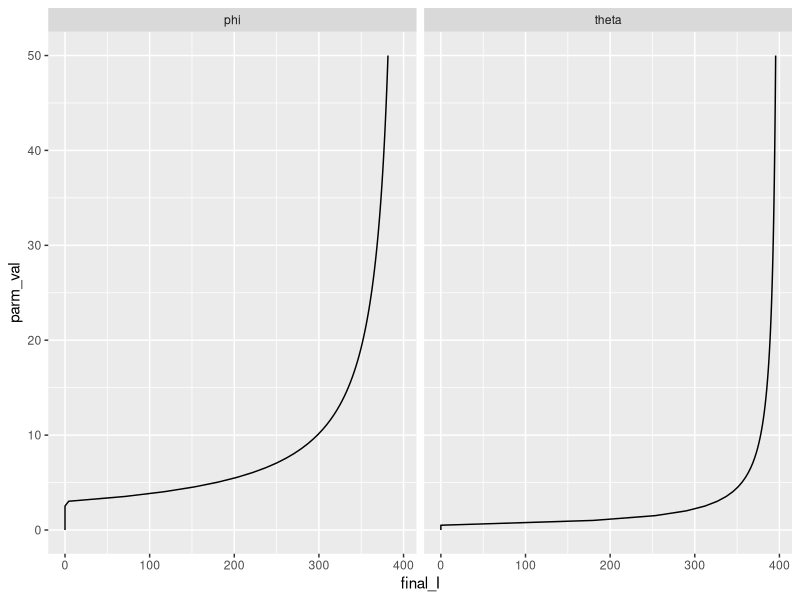
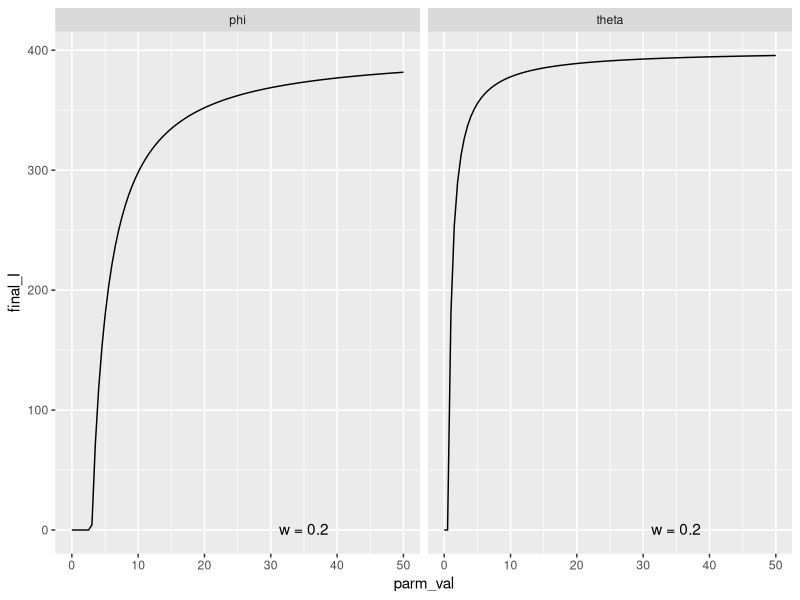
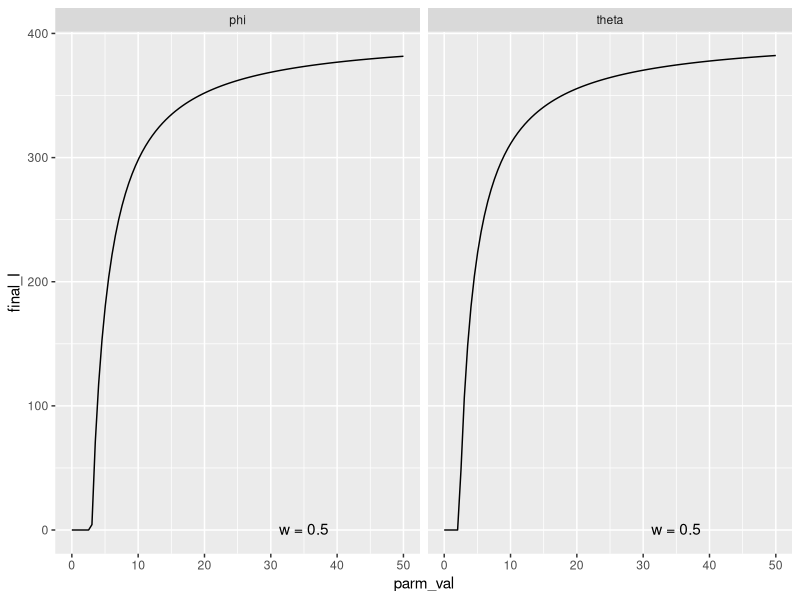
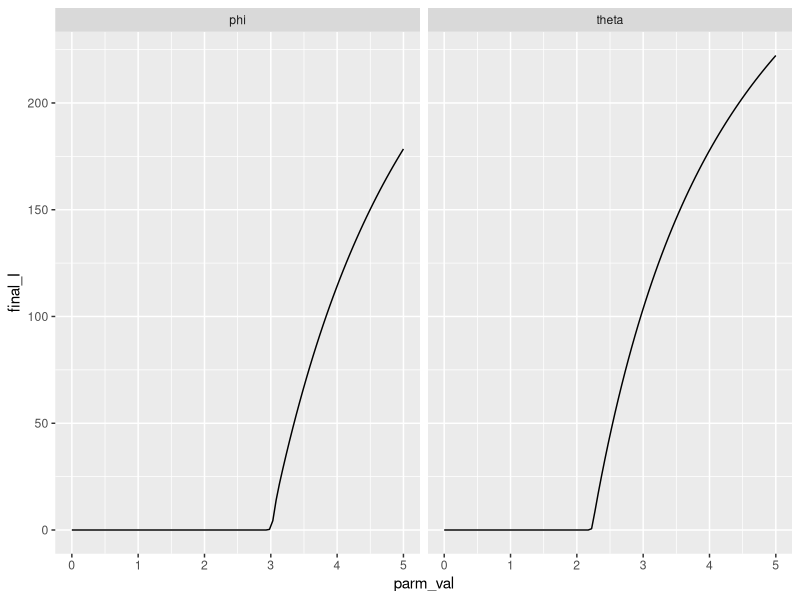
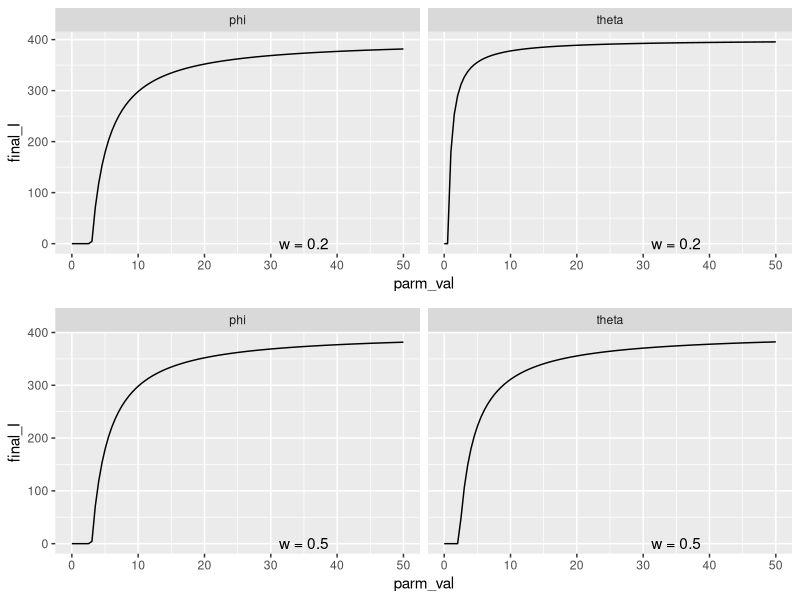
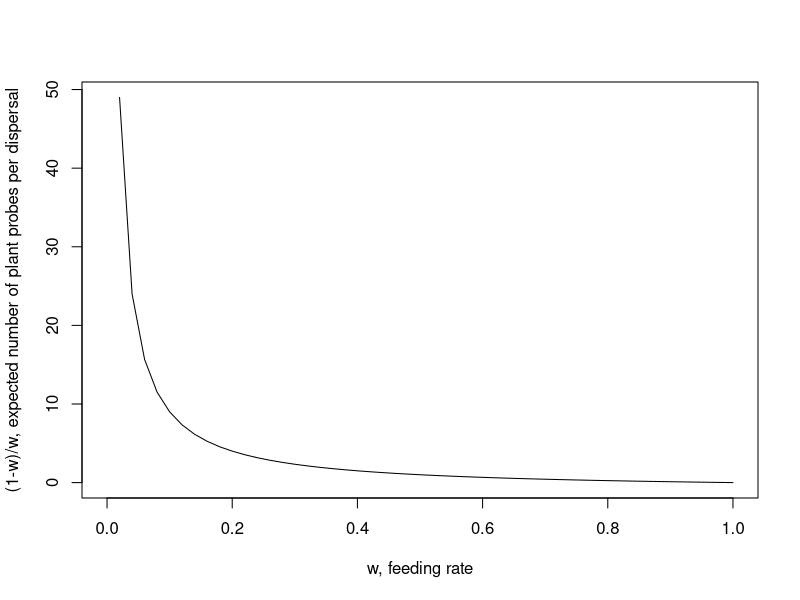

Source code (R) for these figures, in order:
#############################################################################
##### COMPARISON OF SIMPLIFIED MADDEN (2000) AND DONNELLY (2019) MODELS #####
#############################################################################

### MADDEN MODEL:
### Simplified version of model by Madden et al. 2000 to make it more comparable to model by Donnelly et al. 2019.
### No vector dynamics (immigration, emigration birth, death), plants are represented by an SI rather than an SEIR model, vectors 
### represented by an SI rather than SEI model. Vectors cannot be born infective (as this model represents 
### NPT viruses).

### DONNELLY MODEL:
### Simplification of deterministic model by Donnelly et al. 2019 to make it more comparable to Madden et al. 2000.
### No vector dynamics - constant vector population size, no vector preference (v and e always set to 1), no vector
### emigration (p always set to 0). Also model records number of infected plants, not proportion.

rm(list=ls())

# packages
library(deSolve)
library(ggplot2)
library(reshape2)
library(dplyr)
library(gridExtra)
library(grid)
library(gridtext)

#### DEFINE MADDEN ODE
madden_simple_ode <- function(times, y, par) {
  
  # PLANT EQUATIONS
  become_infected <- par[["phi"]] * par[["b"]] * y[["Z"]] * (par[["H"]] - y[["I"]]) / par[["H"]]
  
  natural_death_I <- par[["c"]] * y[["I"]]
  virus_induced_death <- par[["d"]] * y[["I"]]
  
  # state equation
  dI <- become_infected - natural_death_I - virus_induced_death

  # VECTOR EQUATIONS
  acquisition <- par[["phi"]] * par[["a"]] * y[["I"]] * y[["X"]] / par[["H"]]
  stop_being_infective <- par[["tau"]] * y[["Z"]]
  
  # state equations
  dX <- - acquisition + stop_being_infective
  dZ <- acquisition - stop_being_infective
  
  return(list(c(dI, dX, dZ)))
}

#### DEFINE DONNELLY ODE
donnelly_simple_ode <- function(times, states, parms) {
  
  # STATES
  I <- states[["I"]]
  
  # PARAMETERS
  gamma <- parms[["gamma"]]
  theta <- parms[["theta"]]
  H <- parms[["H"]]
  p <- parms[["p"]]
  v <- parms[["v"]]
  e <- parms[["e"]]
  w <- parms[["w"]]
  Pacq <- parms[["Pacq"]]
  Pinoc <- parms[["Pinoc"]]
  A <- parms[["A"]]
  
  # DEFINE PARAMETERS NEEDED FOR STATE EQUATIONS
  # q = prob of surviving flight between plants (i.e. doesn't emigrate/die)
  #q <- 1 - p  
  
  # i_hat = weighted frequency of infected plants, accounting for attraction towards infected plants
  # i.e. adapted version of i / (1 - i + i) = i / 1, to include v
  #i_hat <- v*i / ((1-i) + v*i) 
  
  # expected number of transmissions per dispersal, 
  # derived from analysis of markov chain (see Donnelly 2019, Appendix S1)
  #xi <- (q^2*Pacq*Pinoc*i_hat*(1 - e*w)*(1 - i_hat))/(p + q*w*(1 - i_hat*(1 - e)))
  xI <- Pacq*Pinoc*(1 - w)*I*(H - I)/(w*H)
  
  # infected plants - change in incidence of infected plants
  # = rate of aphid dispersal * mean number of transmissions - plant death
  di <- (theta*A/H)*xI - gamma*I
  
  return(list(di))
}

# define timeframe
times <- seq(0, 40, by = 0.4)

# FIXED parameters (from Donnelly model)
p <- 0 # aphid emigration/death rate per journey between plants
v <- 1 # infected plant attractiveness
e <- 1 # infected plant acceptability 

# parameters
parms <- c(
  
  ## DONNELLY PARMS
  gamma = 20/3, # rate of recovery/death of I plants
  theta = 1, # aphid dispersal rate per day
  p = p, # aphid emigration/death rate per journey between plants
  v = v, # infected plant attractiveness
  e = e, # infected plant acceptability 
  w = 0.2, # feeding rate on healthy plant
  Pacq = 1, # chance of virus acquisition by vector from infected plant
  Pinoc = 1, # chance of inoculating healthy plant
  
  ## MADDEN PARMS
  k1 = 1/0.021, # inoculation rate by insect (set to NPT virus, equiv to 0.5hr)
  lamda = 1/0.021, # rate of acquisition of virus by vector (set to NPT virus, equiv to 0.5hr)
  T = 0.5, # # time feeding/probing per plant visit (set to 0.5/phi in Madden model)
  tau = 1/0.25, # rate of moving through infectious state in vector (set to NPT virus, equiv to 6hr)
  
  ## PARMS FOR BOTH
  A = 1200, # total (constant) number of vectors
  H = 400 # number host plants # vector population size
)


### SET MADDEN PARMS THAT ARE DETERMINED BY DONNELLY PARMS
# probability of vector acquisition of virus from an infected plant per visit
a <- parms[["Pacq"]] #1 - exp(-parms[["lamda"]] * parms[["T"]])

# probability of plant inoculation per infective insect visit 
b <- parms[["Pinoc"]] #1 - exp(-parms[["k1"]] * parms[["T"]])

# plants visited per day by an insect
phi <- sqrt(parms[["theta"]] * parms[["tau"]] * (1 - parms[["w"]]) / 
              (parms[["w"]] #* parms[["a"]] * parms[["b"]]
               )) 

# natural plant death rate (equivalent to beta in original Madden model)
c <- parms[["gamma"]] / 2

# plant death due to infection
d <- parms[["gamma"]] / 2

# add to parms
parms <- c(parms, c(a = a, 
                    b = b, 
                    phi = phi,
                    c = c, 
                    d = d))

# STATES
I <- 1 # initial number of infected plants

init_states_don <- c(
  I = I # number of infected plants
)

init_states_mad <- c(
  I = I, # number of infected plants
  X = parms[["A"]], # number healthy insects
  Z = 0 # number infective insects
)

# ### RUN DONNELLY EPIDEMIC
# trajectory_don <- data.frame(ode(y = init_states_don, 
#                              times = times, 
#                              parms = parms, 
#                              func = donnelly_simple_ode))
# 
# # plot trajectory of infected plants and number of aphids
# plant_trajec <- ggplot(data = trajectory_don, aes(x = time, y = I)) +
#   geom_line() +
#   labs(x = "Time (days)", 
#        y = "Number of infected plants, I")
# 
# ### RUN MADDEN EPIDEMIC
# trajectory_mad <- data.frame(ode(y = init_states_mad,
#                       times = times,
#                       func = madden_simple_ode,
#                       parms = parms))
# 
# trajectory_mad_long <- reshape2::melt(trajectory_mad, id.vars = "time")
# names(trajectory_mad_long) <- c("time", "compartment", "number")
# 
# # plot trajectory of infected plants and vector compartments
# plant_trajec <- plant_trajec +
#   geom_line(data = trajectory_mad_long %>% filter(compartment == "I"), 
#             aes(x = time, y = number), color = "red") 
# plant_trajec


# param_vs_final_I <- function(init_states_don, init_states_mad, times, parms, varied_parms_vals) {
#   
#   ### describe function here
#   
#   # initialise output data frame
#   params <- varied_parms_vals %>% slice(rep(1:n(), times = 2))
#   
#   output <- data.frame(params,
#                        final_I = rep(NA, length.out = nrow(params)),
#                        model = rep(c("Donnelly", "Madden"), each = nrow(params)/2))
#   
#   final_I_don <- c()
#   final_I_mad <- c()
#   
#   parm_names_grep <- paste("^", names(varied_parms_vals), sep = "", collapse = "|")
#   
#   for (run in 1:length(varied_parms_vals)) {
#     
#     parms[grepl(parm_names_grep, names(parms))] <- varied_parms_vals[run,]
#     
#     trajectory_don <- data.frame(ode(y = init_states_don, 
#                                  times = times, 
#                                  parms = parms, 
#                                  func = donnelly_simple_ode))
#     final_I_don <- c(final_I_don, round(trajectory_don[nrow(trajectory_don), "I"], 3))
#     
#     trajectory_mad <- data.frame(ode(y = init_states_mad, 
#                                  times = times, 
#                                  parms = parms, 
#                                  func = madden_simple_ode))
#     final_I_mad <- c(final_I_mad, round(trajectory_mad[nrow(trajectory_mad), "I"], 3))
#     
#   }
#   output[,"final_I"] <- c(final_I_don, final_I_mad)
#   
#   return(output)
# }



vary_param_don <- function(init_states_don, times, parms, varied_parm_name, varied_parm_vals) {
  
  # function to run the Donnelly ODE multiple times with one parameter varying, as specified by user.
  # returns data frame of final incidence, I, of all runs, along with values of varied parameter
  
  # initialise output data frame
  output <- data.frame(parm_name = rep(varied_parm_name, length(varied_parm_vals)),
                             parm_val = varied_parm_vals,
                             final_I = rep(NA, length(varied_parm_vals)),
                             model = rep("Donnelly", length(varied_parm_vals))
                             )

  for (run in 1:length(varied_parm_vals)) {
    
    parms[[varied_parm_name]] <- varied_parm_vals[run]
    
    trajectory <- data.frame(ode(y = init_states_don, 
                                 times = times, 
                                 parms = parms, 
                                 func = donnelly_simple_ode))
    output[run, "final_I"] <- round(trajectory[nrow(trajectory), "I"], 3)
    
  }
  
  return(output)
}

vary_param_mad <- function(init_states_mad, times, parms, varied_parm_name, varied_parm_vals) {
  
  # function to run the Madden ODE multiple times with one parameter varying, as specified by user.
  # returns data frame of final incidence, I, of all runs, along with values of varied parameter
  
  # initialise output data frame
  output <- data.frame(parm_name = rep(varied_parm_name, length(varied_parm_vals)),
                       parm_val = varied_parm_vals,
                       final_I = rep(NA, length(varied_parm_vals)),
                       model = rep("Madden", length(varied_parm_vals))
  )
  
  for (run in 1:length(varied_parm_vals)) {
    
    parms[[varied_parm_name]] <- varied_parm_vals[run]
    
    trajectory <- data.frame(ode(y = init_states_mad, 
                                 times = times, 
                                 parms = parms, 
                                 func = madden_simple_ode))
    output[run, "final_I"] <- round(trajectory[nrow(trajectory), "I"], 3)
    
  }
  
  return(output)
}

sensitivity_analysis <- function(parms_mad, parms_don, init_states_don, init_states_mad, times, default_parms) {
  
  sen_analysis_df <- data.frame(parm_name = character(),
                                 parm_val = numeric(),
                                 final_I = numeric(),
                                 model = character())
  
  print("Starting Madden sensitivity analysis")
  
  for (i in 1:length(parms_mad)) {
    
    output <- vary_param_mad(init_states_mad, times, default_parms,
                             varied_parm_name = names(parms_mad[i]),
                             varied_parm_vals = parms_mad[[i]]) 
    
    
    sen_analysis_df <- rbind(sen_analysis_df, output)

  }
  
  print("Starting Donnelly sensitivity analysis")
  for (i in 1:length(parms_don)) {
    
    output <- vary_param_don(init_states_don, times, default_parms,
                             varied_parm_name = names(parms_don[i]),
                             varied_parm_vals = parms_don[[i]]) 
    
    
    sen_analysis_df <- rbind(sen_analysis_df, output)
    
  }
  
  return(sen_analysis_df) 
}
  
num_parm_runs <- 100

analysis_parms_don <- list(theta = seq(0, 20, length.out = num_parm_runs),
                           w = seq(0.01, 1, length.out = num_parm_runs),
                           Pacq = seq(0, 1, length.out = num_parm_runs),
                           Pinoc = seq(0, 1, length.out = num_parm_runs),
                           gamma = seq(0, 20, length.out = num_parm_runs))

analysis_parms_mad <- list(phi = seq(0, 20, length.out = num_parm_runs),
                           tau = seq(0, 20, length.out = num_parm_runs),
                           a = seq(0, 1, length.out = num_parm_runs),
                           b = seq(0, 1, length.out = num_parm_runs),
                           c = seq(0, 20, length.out = num_parm_runs),
                           d = seq(0, 20, length.out = num_parm_runs))


sens_analysis_res <- sensitivity_analysis(parms_mad = analysis_parms_mad,
                                          parms_don = analysis_parms_don,
                                          init_states_don, 
                                          init_states_mad, 
                                          times, 
                                          parms)

###  CREATE DONNELLY AND MADDEN MODEL SENSITIVITY ANALYSIS PLOTS
don_res_only <- sens_analysis_res %>%
  filter(model == "Donnelly")
mad_res_only <- sens_analysis_res %>%
  filter(model == "Madden")

don_model_plots <- lapply(unique(don_res_only$parm_name), function(p) ggplot(data = don_res_only[don_res_only$parm_name == p,],
                                                                                 aes(x = parm_val, 
                                                                                     y = final_I)) +
                            geom_line() +
                            labs(x = p))

mad_model_plots <- lapply(unique(mad_res_only$parm_name), function(p) ggplot(data = mad_res_only[mad_res_only$parm_name == p,],
                                                                             aes(x = parm_val, 
                                                                                 y = final_I)) +
                            geom_line() +
                            labs(x = p))
  
# create table to be given alongside graphs giving default parameter values
parms_table <- round(data.frame(parms[names(parms) != "k1" &
                                     names(parms) != "lamda" &
                                     names(parms) != "T"]), 2)
parms_grob <- tableGrob(parms_table, cols = c("Value")) # turn into grob (gtable) for plotting

# ARRANGE PLOTS (AND PARAMETER TABLE) AND SAVE TO PDF
don_plots <- gridExtra::arrangeGrob(don_model_plots[[1]], 
                        don_model_plots[[2]], 
                        don_model_plots[[3]],
                        don_model_plots[[4]],
                        don_model_plots[[5]], 
                        grid.rect(gp=gpar(col="white")), # empty space
                        nrow = 3, ncol = 2)

mad_plots <- gridExtra::arrangeGrob(mad_model_plots[[1]], 
                        mad_model_plots[[2]], 
                        mad_model_plots[[3]],
                        mad_model_plots[[4]],
                        mad_model_plots[[5]], 
                        mad_model_plots[[6]],
                        nrow = 3, ncol = 2)

layout <- rbind(c(1,1,3),
                c(1,1,4),
                c(2,2,4),
                c(2,2,4))
title <- textbox_grob("Simple models comparison - no vector dynamics or preference", 
                      gp = gpar(fontface = "bold",
                                fontsize = 13),
                      padding = unit(c(0, 1, 0, 1), "cm"))

# create pdf file to print plot to
pdf(file = "sens_analysis_simple_models.pdf")
all_plots <- gridExtra::grid.arrange(don_plots, 
                                     mad_plots,
                                     title,
                                     parms_grob,
                                     layout_matrix = layout)
all_plots
dev.off()


###################################################
### INVESTIGATE RELATIONSHIP BETWEEN THETA AND PHI
###################################################
## theta = Donnelly model, aphid dispersal rate per day
## phi = Madden model, number plants visited per day by vector

## rerun sensitivity analysis for just phi and theta
upper_lim <- 50
theta_vals <- list(theta = seq(0, upper_lim, length.out = num_parm_runs))

phi_vals <- list(phi = seq(0, upper_lim, length.out = num_parm_runs))

theta_phi_data <- sensitivity_analysis(parms_mad = phi_vals,
                                          parms_don = theta_vals,
                                          init_states_don, 
                                          init_states_mad, 
                                          times, 
                                          parms)

plot_reverse_final_I <- ggplot(data = theta_phi_data, aes(x = final_I, y = parm_val)) +
  geom_line() +
  facet_wrap(~parm_name)
plot_reverse_final_I

plot_final_I <- ggplot(data = theta_phi_data, aes(x = parm_val, y = final_I)) +
  geom_line() +
  facet_wrap(~parm_name) +
  annotate("text", label = paste("w =", parms[["w"]]), x = 35, y = 1)

plot_final_I

find_epidemic_threshold <- function(theta_phi_data, init_states_don, init_states_mad, times, parms) {
  
  # function to find point at which epidemic takes off (final_I > 0) for phi and theta
  
  phi_data <- theta_phi_data %>% filter(parm_name == "phi")
  theta_data <- theta_phi_data %>% filter(parm_name == "theta")
  
  phi_index <- match(TRUE, phi_data$final_I > 0) # finds first instance of final_I > 0
  theta_index <- match(TRUE, theta_data$final_I > 0)

  if (is.na(phi_index)) {
    if (is.na(theta_index)) {
      stop("PHI AND THETA: No threshold found - final incidence always 0")
    } else {
      stop("PHI: No threshold found - final incidence always 0")
    }
  } 
  else if (is.na(theta_index)) {
    stop("THETA: No threshold found - final incidence always 0")
  } 
  else if (phi_index == 1 | theta_index == 1) {
    stop("PHI/THETA: No threshold found - final incidence never 0")
  }
  # extract rows of data around the threshold
  phi_subset <- phi_data[(phi_index-1):phi_index,]
  theta_subset <- theta_data[(theta_index-1):theta_index,]
  
  # if the first instance where final disease incidence > 0 is smaller than 0.01, consider
  # the estimate for the threshold accurate enough and return it
  if (phi_subset[2, "final_I"] < 0.002 | theta_subset[2, "final_I"] < 0.002) {
    
    phi_thresh <- mean(c(phi_subset[1, "parm_val"], phi_subset[2, "parm_val"]))
    theta_thresh <- mean(c(theta_subset[1, "parm_val"], theta_subset[2, "parm_val"]))
    
    return(c(phi_threshold = phi_thresh,
             theta_threshold = theta_thresh))
  }
  
  # else run find_epidemic_threshold() with new smaller parameter limits recursively until 
  # above condition is reached
  
  phi_lower_lim <- phi_subset[1, "parm_val"]
  phi_upper_lim <- phi_subset[2, "parm_val"]
  
  theta_lower_lim <- theta_subset[1, "parm_val"]
  theta_upper_lim <- theta_subset[2, "parm_val"]
  
  num_parm_runs <- 100
  theta_vals_condensed <- list(theta = seq(theta_lower_lim, theta_upper_lim, length.out = num_parm_runs))
  
  phi_vals_condensed <- list(phi = seq(phi_lower_lim, phi_upper_lim, length.out = num_parm_runs))
  
  # re-run sensitivity analysis
  epidemic_threshold_res <- sensitivity_analysis(parms_mad = phi_vals_condensed,
                                                 parms_don = theta_vals_condensed,
                                                 init_states_don, 
                                                 init_states_mad, 
                                                 times, 
                                                 parms)
  # feed back into function recursively
  find_epidemic_threshold(epidemic_threshold_res, 
                          init_states_don, 
                          init_states_mad, 
                          times, 
                          parms)
}

out <- find_epidemic_threshold(theta_phi_data,
                               init_states_don, 
                               init_states_mad, 
                               times, 
                               parms)
out["phi_threshold"] # 2.88
out["theta_threshold"] # 0.54

############
### relationship between phi and theta depends on w (feeding rate)
# w = 0.5 gives expected value of 1 probe per dispersal, making phi and theta equivalent
# see lab book for explanation

# set w to 1
parms_new <- parms
parms_new["w"] <- 0.5

# re-run sensitivity analysis for phi and theta when w = 1
new_w_res <- sensitivity_analysis(parms_mad = phi_vals,
                                      parms_don = theta_vals,
                                      init_states_don, 
                                      init_states_mad, 
                                      times, 
                                      parms_new)

w_plot_final_I <- ggplot(data = new_w_res, aes(x = parm_val, y = final_I)) +
  geom_line() +
  facet_wrap(~parm_name) +
  annotate("text", label = paste("w =", parms_new[["w"]]), x = 35, y = 1)
w_plot_final_I

# same plot zoomed in on epidemic threshold
w_res_zoom <- sensitivity_analysis(parms_mad = list(phi = seq(0, 5, length.out = num_parm_runs)),
                                   parms_don = list(theta = seq(0, 5, length.out = num_parm_runs)),
                                   init_states_don, 
                                   init_states_mad, 
                                   times, 
                                   parms_new)
zoom_plot_final_I <- ggplot(data = w_res_zoom, aes(x = parm_val, y = final_I)) +
  geom_line() +
  facet_wrap(~parm_name)
zoom_plot_final_I

# compare graphs when w = 0.2 and 0.5 - theta looks much more like phi when w=0.5
grid.arrange(plot_final_I, w_plot_final_I)

# compare parameter values at which epidemic takes off for phi and theta when w=0.5
threshold <- find_epidemic_threshold(new_w_res,
                                     init_states_don,
                                     init_states_mad,
                                     times,
                                     parms_new)
threshold["phi_threshold"] # 2.882359 
threshold["theta_threshold"] # 2.157943

## plot w (feeding rate) against 1-w/w (expected number of probes per dispersal)
# see lab book for derivation
w <- seq(0,1,by=0.02)
plot(w, (1-w)/w, 
     type = "l",
     xlab = "w, feeding rate",
     ylab = "(1-w)/w, expected number of plant probes per dispersal")
